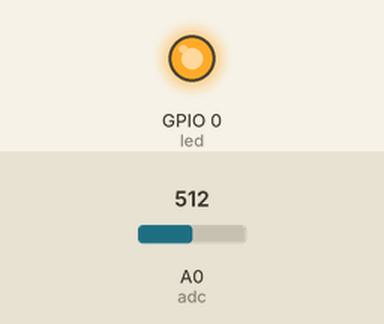
Recording of a program running on a simulated ESP8266 board running MicroPython. On the bench: output pins drawn as LEDs (lit = HIGH). The inputs (shaded band) are chosen by the test bench; at power-on: A0 (adc) = 512 (analog values on the 0–1023 scale).

Above: at 1.2 s.
1.3 s: A0 (adc) set to 412
2.8 s: A0 (adc) set to 385
At 3.5 s:
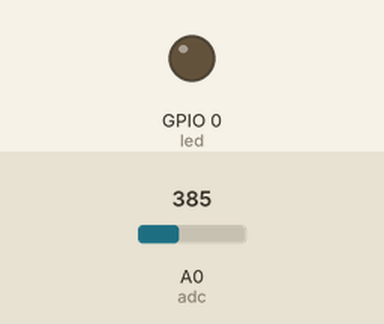
4.3 s: A0 (adc) set to 411
At 4.6 s:
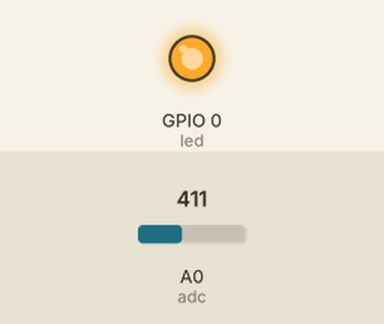
5.8 s: A0 (adc) set to 391
At 7.0 s:
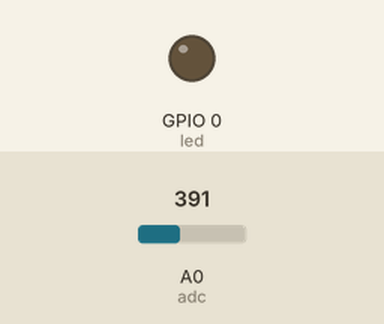
Timing chart, 0 to 8.3 s (numbered marks = the images above; inputs shaded):
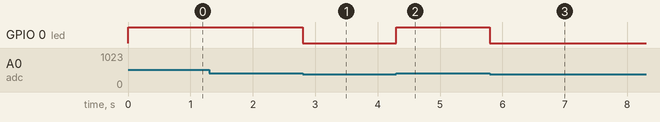

Measured:
- the behaviour switches between 402 and 401 on A0 (adc) (found by bisection; images 0 and 1)
- after the input at 1.3 s, every drawn part: stays the same
- after the input at 2.8 s, GPIO 0 (led): HIGH → LOW at once
- after the input at 4.3 s, GPIO 0 (led): LOW → HIGH at once
- after the input at 5.8 s, GPIO 0 (led): HIGH → LOW at once

The program:

Q4-lumiere_led.py
```python
"""
analog read
"""

from machine import ADC,Pin
from time import sleep

adc = ADC(0)
led = Pin(0,Pin.OUT)

while True:
    valeur=adc.read()
    if valeur>401:
         led.on()
    else:
        led.off()
```
